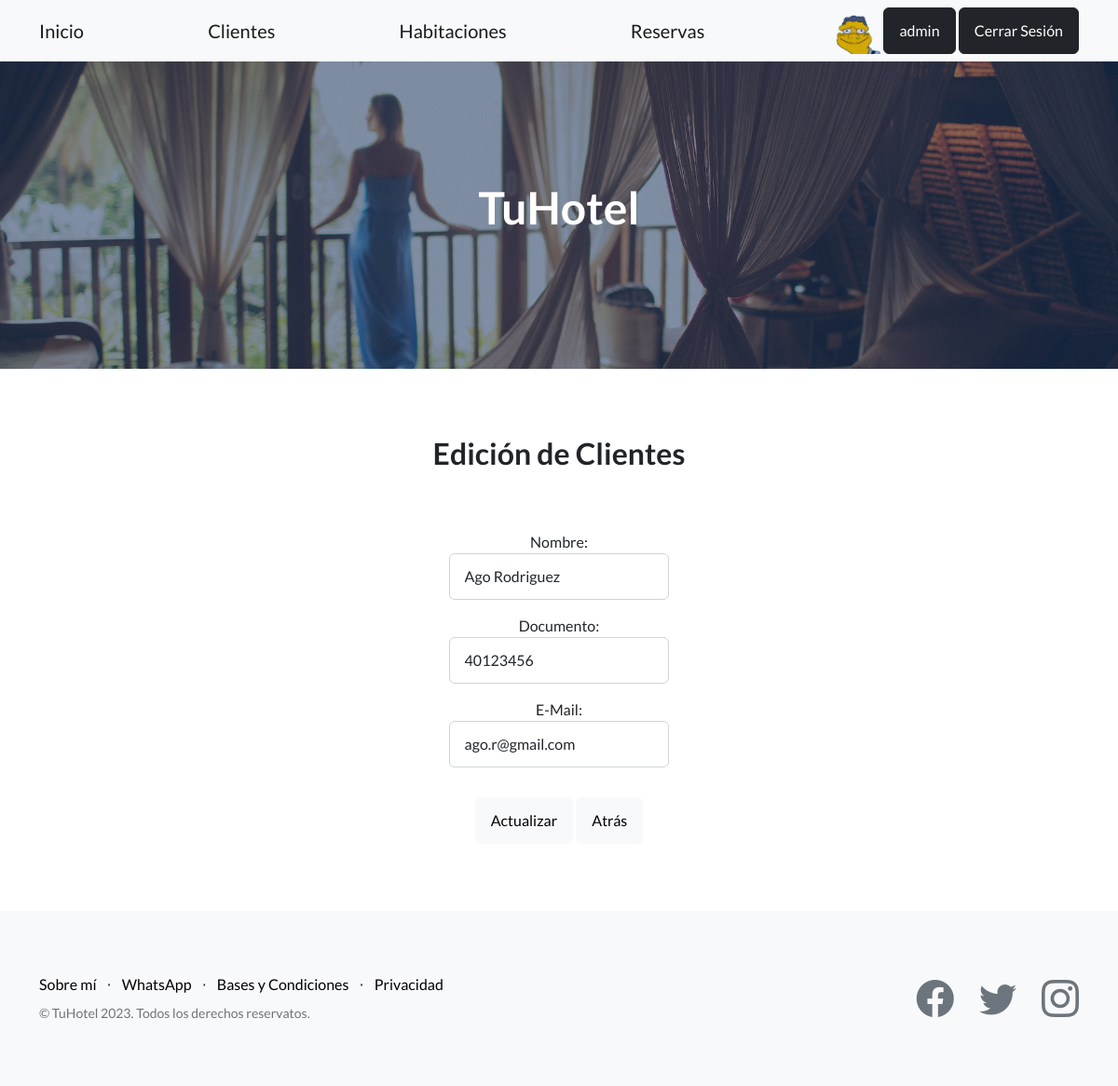
The app's page /apphotel/editar-cliente/3 (signed in), older data.
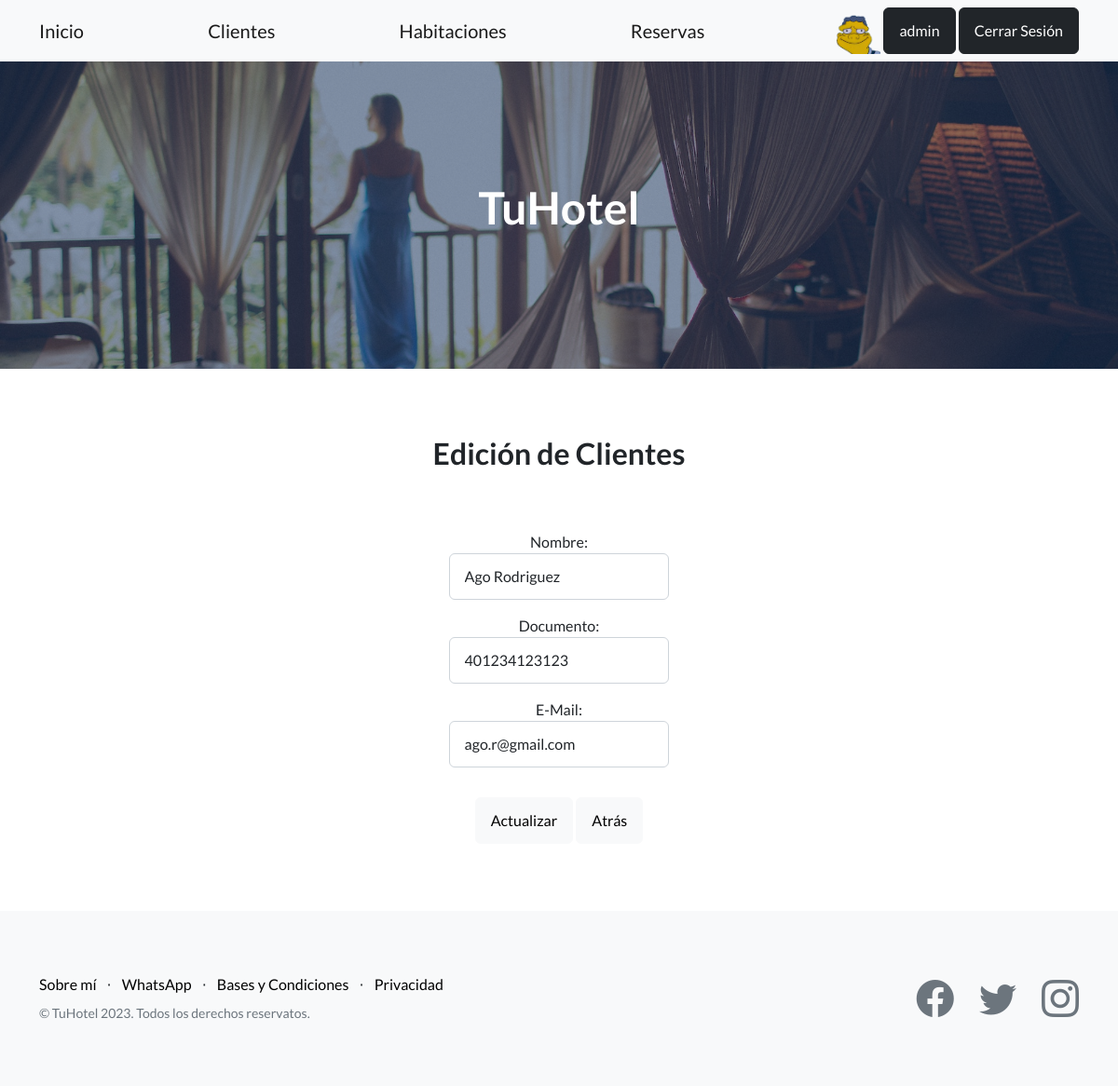
The same page, newer data.
### AppHotel/models.py (models this page shows, shortened)
class Cliente(models.Model):
    nombre = models.CharField(max_length=50)
    documento = models.IntegerField()
    email = models.EmailField(max_length=30)

### AppHotel/views.py (the view)
# urls.py: path('editar-cliente/<int:id>', editar_cliente, name = 'EditarClientes'),
@login_required
def editar_cliente(request, id):
    cliente = Cliente.objects.get(id=id)
    if request.method == 'POST':
        miFormulario = RegistroCliente(request.POST)
        miFormulario.fields['nombre'].label = 'Nombre'
        miFormulario.fields['documento'].label = 'Documento'
        miFormulario.fields['email'].label = 'E-Mail'
        miFormulario.fields['nombre'].widget.attrs.update({'class': 'form-control'})
        miFormulario.fields['documento'].widget.attrs.update({'class': 'form-control'})
        miFormulario.fields['email'].widget.attrs.update({'class': 'form-control'})
        if miFormulario.is_valid():
            data = miFormulario.cleaned_data
            cliente.nombre = data['nombre']
            cliente.documento = data['documento']
            cliente.email = data['email']
            cliente.save()
            lista_clientes = Cliente.objects.all()
            try:
                avatar = Avatar.objects.get(user=request.user.id)
                return render(request, 'lista_clientes.html', {'edicion_exitosa': '¡Edición realizada con éxito!' , "lista_clientes":lista_clientes , 'url': avatar.imagen.url })
            except:
                return render(request, 'lista_clientes.html', {'edicion_exitosa': '¡Edición realizada con éxito!' , "lista_clientes":lista_clientes})
        else:
            lista_clientes = Cliente.objects.all()
            try:
                avatar = Avatar.objects.get(user=request.user.id)
                return render(request, 'lista_clientes.html', {'edicion_fallida': 'Datos del formulario inválidos' , "lista_clientes":lista_clientes , 'url': avatar.imagen.url })
            except:
                return render(request, 'lista_clientes.html', {'edicion_fallida': 'Datos del formulario inválidos' , "lista_clientes":lista_clientes})
    else:
        miFormulario = RegistroCliente(initial={
            'nombre' : cliente.nombre,
            'documento' : cliente.documento,
            'email' : cliente.email
        })
        miFormulario.fields['nombre'].label = 'Nombre'
        miFormulario.fields['documento'].label = 'Documento'
        miFormulario.fields['email'].label = 'E-Mail'
        miFormulario.fields['nombre'].widget.attrs.update({'class': 'form-control'})
        miFormulario.fields['documento'].widget.attrs.update({'class': 'form-control'})
        miFormulario.fields['email'].widget.attrs.update({'class': 'form-control'})
        try:
            avatar = Avatar.objects.get(user=request.user.id)
            return render(request, 'editar_cliente.html', {'miFormulario': miFormulario, 'id' : cliente.id , 'url': avatar.imagen.url })
        except:
            return render(request,'editar_cliente.html', {'miFormulario': miFormulario, 'id' : cliente.id})

### AppHotel/forms.py
class RegistroCliente(forms.Form):
    nombre = forms.CharField()
    documento = forms.IntegerField()
    email = forms.EmailField()

### AppHotel/templates/editar_cliente.html
{% extends 'base.html' %}
{% load static %}
{% block contenido_cambio %}
    <h2 class="mx-auto my-5 p-3">Edición de Clientes</h2>
    <form class="mx-auto" style="width: 20%;" action="{% url 'EditarClientes' id %}" method="POST"> {% csrf_token %}
        {{ miFormulario.as_p }}
        <button class="btn btn-light my-3" type='submit'>
            Actualizar
        </button>
        <a
            href="{% url 'ListaClientes' %}"
            >
                <button type="button" class="btn btn-light">Atrás</button>
        </a>
    </form>
{% endblock contenido_cambio %}

Row changes from the older to the newer data that the page shows:
changed Cliente "Ago Rodriguez": documento "40123456" → "401234123123"
